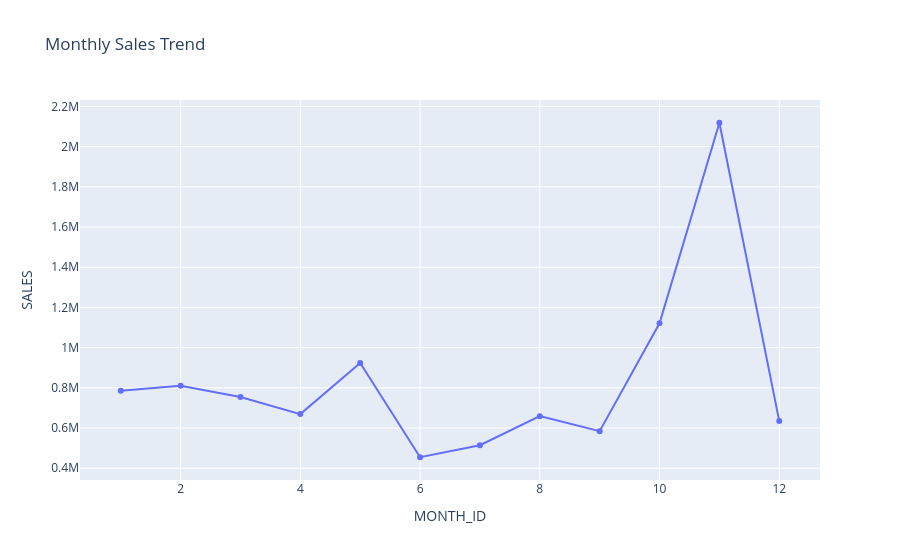

This figure's notebook cell:
### Code cell
#Monthly sales trend
monthly_sales = sales_data.groupby("MONTH_ID")["SALES"].sum().reset_index()

fig = px.line(
    monthly_sales,
    x="MONTH_ID",
    y="SALES",
    markers=True,
    title="Monthly Sales Trend"
)

fig.show()

### Figure 1 — Plotly figure (JSON) as saved in the notebook; plotly's stock layout.template omitted (floating-point values rounded to 4 significant figures)
{"data": [{"hovertemplate": "MONTH_ID=%{x}<br>SALES=%{y}<extra></extra>", "legendgroup": "", "line": {"color": "#636efa", "dash": "solid"}, "marker": {"symbol": "circle"}, "mode": "lines+markers", "name": "", "orientation": "v", "showlegend": false, "type": "scatter", "x": [1, 2, 3, 4, 5, 6, 7, 8, 9, 10, 11, 12], "xaxis": "x", "y": [785900.0, 810400.0, 754500.0, 669400.0, 924000.0, 454800.0, 514900.0, 659300.0, 584700.0, 1121000.0, 2119000.0, 634700.0], "yaxis": "y"}], "layout": {"legend": {"tracegroupgap": 0}, "title": {"text": "Monthly Sales Trend"}, "xaxis": {"anchor": "y", "domain": [0, 1], "title": {"text": "MONTH_ID"}}, "yaxis": {"anchor": "x", "domain": [0, 1], "title": {"text": "SALES"}}}}
